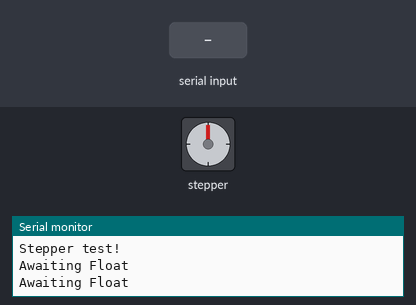
Simulated run of this sketch. Board: Arduino Uno, built with avr-gcc and run on an emulated ATmega328P. On the bench: stepper motor, the last lines printed to the serial monitor. Inputs (shaded band) come from the test bench. Stepper angles assume 50 steps per turn.

Above: at 1.2 s.
1.3 s: "90,45\n" received over Serial
At 1.76 s:
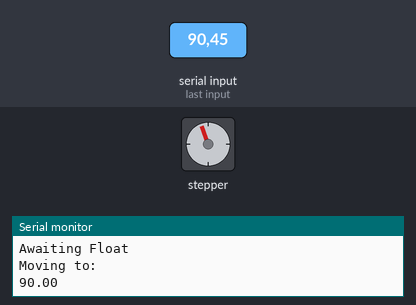
At 2.37 s:
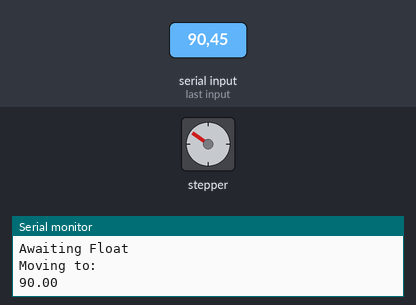
Timing chart, 0 to 13.3 s (numbered marks = the images above; inputs shaded):
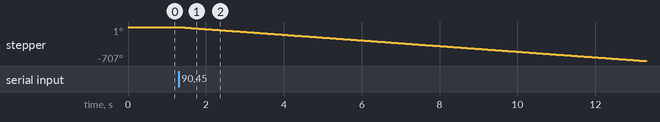

Measured:
- after the input at 1.3 s, stepper: keeps turning counter-clockwise at about 59°/s, starting at once

The sketch:

Stepper.ino
```cpp
/*
This is a test sketch for the Adafruit assembled Motor Shield for Arduino v2
It won't work with v1.x motor shields! Only for the v2's with built in PWM
control

For use with the Adafruit Motor Shield v2
---->	http://www.adafruit.com/products/1438
*/


#include <Wire.h>
#include <Adafruit_MotorShield.h>
#include "utility/Adafruit_MS_PWMServoDriver.h"

#define MAX_STEPS 50

Adafruit_MotorShield AFMS = Adafruit_MotorShield();
Adafruit_StepperMotor *myMotor = AFMS.getStepper(MAX_STEPS, 2);

float amount = 0.0;
uint8_t movement_amount = 0;

void setup() {
  Serial.begin(9600);
  Serial.println("Stepper test!");

  AFMS.begin();
  //AFMS.begin(1000);  // OR with a different frequency, say 1KHz

  myMotor->setSpeed(10);
}

void loop() {
  Serial.println("Awaiting Float");
  amount = Serial.parseFloat();

  if (amount != 0.0) {
    Serial.println("Moving to: ");
    Serial.println(amount);

    myMotor->step(movement_amount, FORWARD, MICROSTEP);

    movement_amount = amount * MAX_STEPS;

    myMotor->step(movement_amount, BACKWARD, MICROSTEP);
    Serial.println("Movement Complete");
  }
}
```
